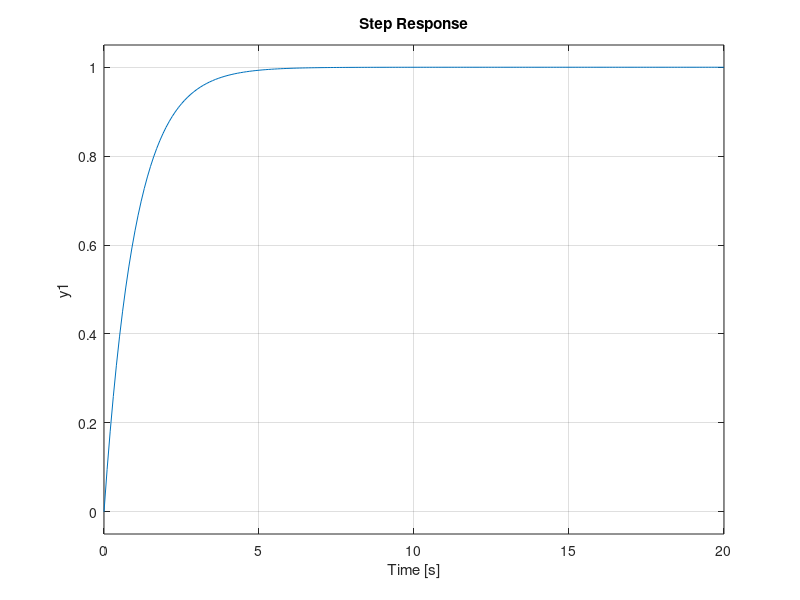
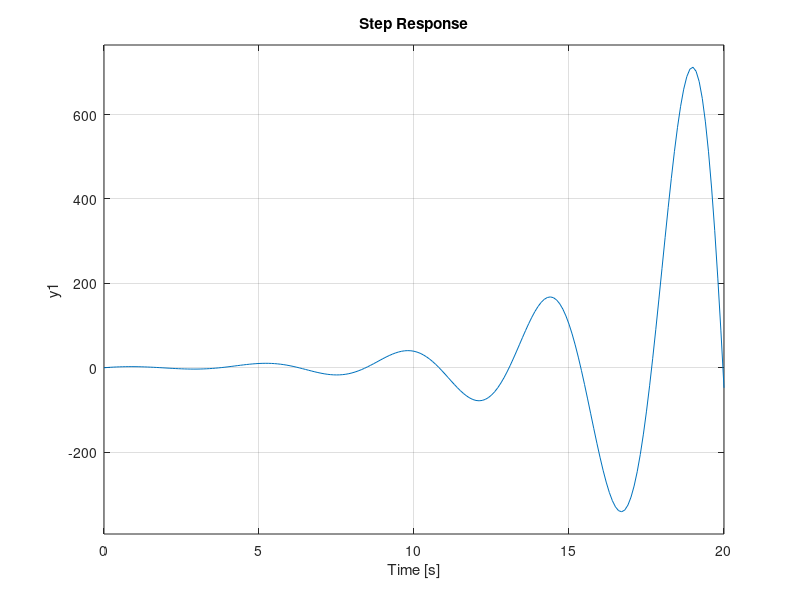

These figures' MATLAB source, in order:
%Clear
clear
clc
close all

%% Define Transfer Function
% 4. First Order System
% G(s) = 1 / s+1

A = 1;
a = 1;
b = 1;

G4_num = A;
G4_den = [a b];

% Transfer Function
G4 = tf(G4_num, G4_den);

%% Define Transfer Function
% 7. Plant with Time Delay
% G(s) = (6*s^4 + 5*s^3 + 4*s^2 + 3*s + 2) / (s^5 + 2*s^4 + 3*s^3 + 4*s^2 + 5*s + 1)

A = 6;
B = 5;
C = 4;
D = 3;
E = 2;
a = 1;
b = 2;
c = 3;
d = 4;
e = 5;
f = 1;

G7_num = [A B C D E];
G7_den = [a b c d e f];

% Transfer Function
G7 = tf(G7_num, G7_den);

%% Step Response
step (G4, 0:0.1:20)
figure
step (G7, 0:0.1:20)